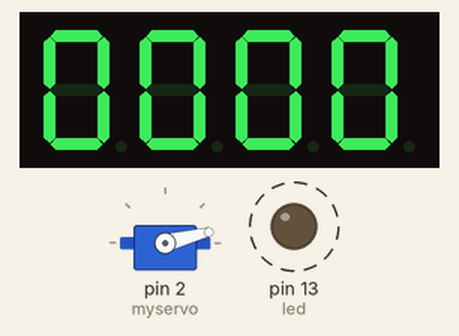
This sketch was run on a simulated Arduino Uno, built with avr-gcc and run on an emulated ATmega328P. Shown: 4-digit seven-segment display, servo, output pins drawn as LEDs (lit = HIGH). Dashed ring = blinking.

Above: at 0.15 s.
At 8.97 s:
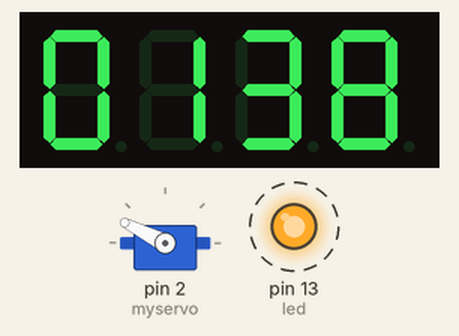
At 19.91 s:
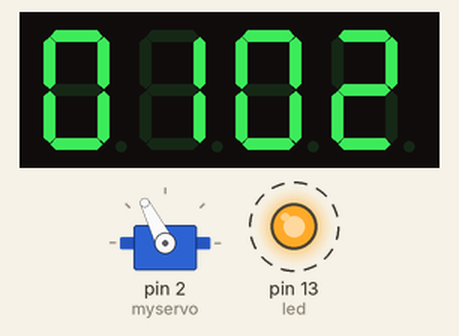
At 39.35 s:
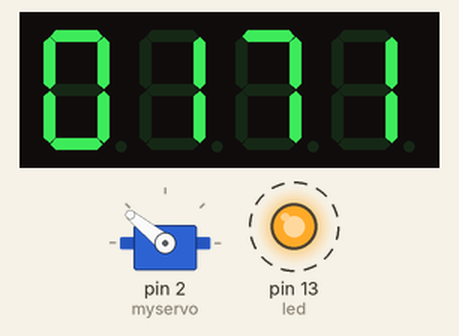
Timing chart, 0 to 40.0 s (numbered marks = the images above):
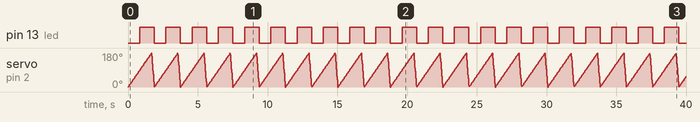

The sketch:

_4_seg_display.ino
```cpp
#include <SevSeg.h>

/*
 7-23-2012
 Spark Fun Electronics
 Nathan Seidle

 This code is originally based Dean Reading's Library deanreading@hotmail.com
 http://arduino.cc/playground/Main/SevenSegmentLibrary
 He didn't have a license on it so I hope he doesn't mind me making it public domain:
 This code is public domain but you buy me a beer if you use this and we meet someday (Beerware license).

 This example is a centi-second counter to demonstrate the use of the SevSeg library. To light
 the display you have to call myDisplay.DisplayNumber(#, decimalPlace) multiple times a second. Put this
 in the main loop.

 SparkFun has a large, 1" 7-segment display that has four digits.
 https://www.sparkfun.com/products/11408
 Looking at the display like this: 8.8.8.8. pin 1 is on the lower row, starting from the left.
 Pin 12 is the top row, upper left pin.

 Pinout:
 1: Segment E
 2: Segment D
 3: Segment DP
 4: Segment C
 5: Segment G
 6: Digit 4
 7: Segment B
 8: Digit 3
 9: Digit 2
 10: Segment F
 11: Segment A
 12: Digit 1

 ToDo:
 Picture of setup with pin 1 indicator
 Covert big byte array to binary: http://arduino.cc/forum/index.php/topic,39760.0.html
 Measure current going through limiting resistors to make sure we're getting 20mA per segment per digit (should be 80mA for four digits)

 2264 bytes
 2134 bytes with new BigTime functions
 2214 if full DP support

 */

//Create an instance of the object.
SevSeg myDisplay;
int LDR = 3;                                //analog pin to which LDR is connected, here we set it to 0 so it means A0
int LDRValue = 0;                    //that’s a variable to store LDR values
int light_sensitivity = 700;  //This is the approx value of light surrounding your LDR
int led = 13;

#include <Servo.h>

Servo myservo;  // create servo object to control a servo
                // a maximum of eight servo objects can be created

int pos = 0;    // variable to store the servo position

//Create global variables
unsigned long timer;
int deciSecond = 0;

void setup()
{

  int displayType = COMMON_CATHODE; //Your display is either common cathode or common anode

  /*
  //This pinout is for a regular display
   //Declare what pins are connected to the digits
   int digit1 = 2; //Pin 12 on my 4 digit display
   int digit2 = 3; //Pin 9 on my 4 digit display
   int digit3 = 4; //Pin 8 on my 4 digit display
   int digit4 = 5; //Pin 6 on my 4 digit display

   //Declare what pins are connected to the segments
   int segA = 6; //Pin 11 on my 4 digit display
   int segB = 7; //Pin 7 on my 4 digit display
   int segC = 8; //Pin 4 on my 4 digit display
   int segD = 9; //Pin 2 on my 4 digit display
   int segE = 10; //Pin 1 on my 4 digit display
   int segF = 11; //Pin 10 on my 4 digit display
   int segG = 12; //Pin 5 on my 4 digit display
   int segDP= 13; //Pin 3 on my 4 digit display
   */

  //This pinout is for OpenSegment PCB layout
  //Declare what pins are connected to the digits
  int digit1 = 7; //Pin 12 on my 4 digit display
  int digit2 = 6; //Pin 9 on my 4 digit display
  int digit3 = 5; //Pin 8 on my 4 digit display
  int digit4 = 4; //Pin 6 on my 4 digit display


  int numberOfDigits = 4; //Do you have a 1, 2 or 4 digit display?
  // A-11 B-7 C-4 D-9 E-1 F-10 G-12 DP-3
  myDisplay.Begin(displayType, numberOfDigits, digit1, digit2, digit3, digit4, A0,A1,A2,12,11,10,9,8);

  myDisplay.SetBrightness(100); //Set the display to 100% brightness level

  timer = millis();
  // initialize the digital pin as an output.
  pinMode(led, OUTPUT);
    myservo.attach(2);  // attaches the servo on pin 9 to the servo object

}

void loop()
{
  for(pos = 0; pos < 180; pos += 1)  // goes from 0 degrees to 180 degrees
  {                                  // in steps of 1 degree
    myservo.write(pos);              // tell servo to go to position in variable 'pos'
    displayAll();
    delay(1);                       // waits 15ms for the servo to reach the position
  }
  for(pos = 180; pos>=1; pos-=1)     // goes from 180 degrees to 0 degrees
  {
    myservo.write(pos);              // tell servo to go to position in variable 'pos'
    //displayAll();
    delay(1);    // waits 15ms for the servo to reach the position
  }

}

void displayAll() {
   //Example ways of displaying a decimal number
  char tempString[10]; //Used for sprintf
  sprintf(tempString, "%04d", pos); //Convert deciSecond into a string that is right adjusted
  //sprintf(tempString, "%d", deciSecond); //Convert deciSecond into a string that is left adjusted
  //sprintf(tempString, "%04d", deciSecond); //Convert deciSecond into a string with leading zeros
  //sprintf(tempString, "%4d", deciSecond * -1); //Shows a negative sign infront of right adjusted number
  //sprintf(tempString, "%4X", deciSecond); //Count in HEX, right adjusted
  digitalWrite(led, map(pos, 0, 180, 0, 2));
  //Produce an output on the display
  myDisplay.DisplayString(tempString, 0); //(numberToDisplay, decimal point location)
}
```

Measured:
- by itself, pin 13 (led): alternates HIGH for 1.0 s and LOW for 0.84 s
